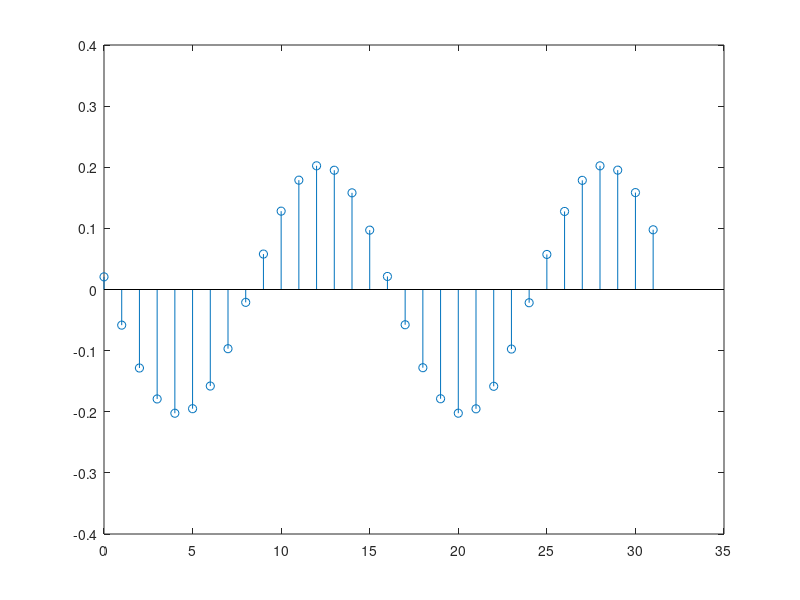

This chart was generated by the following MATLAB code:
% Question 3
% Quang Anh Tran - 40075748

format long;

n = [0:31];
N = 1024;
x = cos( (2*pi)/N * n);
stem(n,x);

n = [0:31];
N = 16;
x = cos( (2*pi)/N * n) -cos( (2*pi)/N * (n+1024));
stem(n,x);

n = [0:31];
N = 16;
x = cos( (2*3.14)/N * n) -cos( (2*3.14)/N * (n+1024));
stem(n,x);
